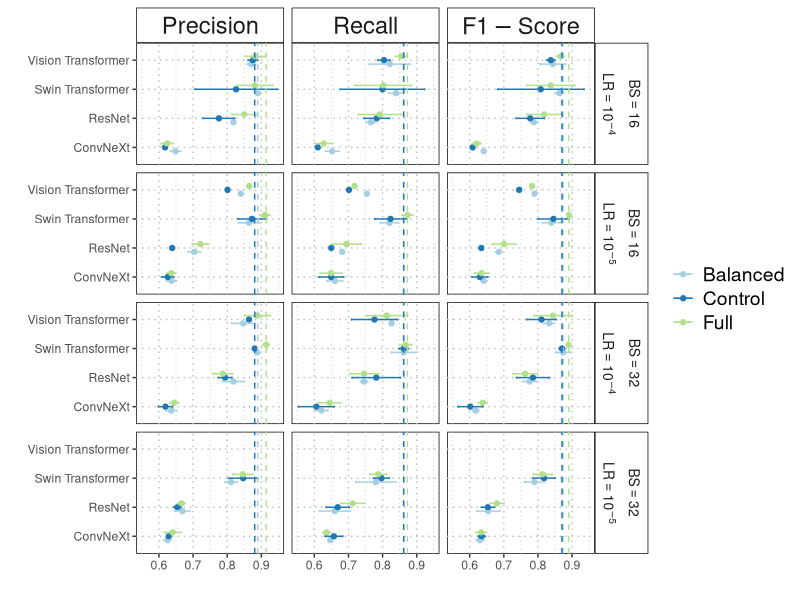

This figure's R source:
library(data.table)
library(dplyr)
library(tidyr)
library(ggplot2)
library(cowplot)

# Fetch minigrid experiment
minigrid_full = fread("outputs/results_minigrid_full.csv")
minigrid_balanced = fread("outputs/results_minigrid_balanced.csv")
minigrid_control = fread("outputs/results_minigrid_control.csv")
minigrid = rbind(mutate(minigrid_full, dataset = "full"),
                 mutate(minigrid_balanced, dataset = "balanced"),
                 mutate(minigrid_control, dataset = "control"))

# Check order
minigridorder <- data.frame(minigrid[minigrid$labels == "weighted avg",])
minigridorder <- minigridorder[order(minigridorder$f1, decreasing = TRUE),]
minigridorder[1:10,]

aggregate(minigridorder[,8], list(minigridorder[,2]), mean)

# Format minigrid raw data
minigrid_formatted = minigrid %>%
  filter(labels == "weighted avg") %>%
  select(-support, -labels, -run_id) %>%
  mutate(batch_size = paste0("BS = ", batch_size), 
         learning_rate = paste0("LR = ", learning_rate), 
         lr_bs = paste0(batch_size, "\n", learning_rate), 
         lr_bs2 = paste0("atop(", batch_size, ", ", gsub("1e", "10\\^", learning_rate), ")"),
         backbone = case_when(
           backbone == "hf_swt_t" ~ "Swin Transformer", 
           backbone == "hf_resnet" ~ "ResNet", 
           backbone == "hf_cnx2_t" ~ "ConvNeXt", 
           backbone == "hf_vit_g16" ~ "Vision Transformer"
         )) %>%
  pivot_longer(names_to = "metric", values_to = "value", 
               cols = c("precision", "recall", "f1-score")) %>%
  group_by(backbone, batch_size, learning_rate, lr_bs, lr_bs2, dataset, metric) %>%
  summarize(mean = mean(value, na.rm = TRUE), 
            sd = sd(value, na.rm = TRUE), 
            n = n()) %>%
  mutate(lwr = mean - sd, upr = mean + sd)

# Make the plot [Figure 2 - Fig_main_minigrid]
plot_minigrid = minigrid_formatted %>%
  # Fix for configuration with no convergence
  rbind(minigrid_formatted %>% filter(backbone == "Vision Transformer" & 
                                        lr_bs == "BS = 16\nLR = 1e-04" &
                                        dataset == "full") %>% 
          mutate(lr_bs = "BS = 16\nLR = 1e-05", lr_bs2 = "atop(BS = 16, LR = 10^-05)",
                 mean = NA, sd = NA, lwr = NA, upr = NA)) %>%
  mutate(metric = stringr::str_to_title(metric), 
         metric = factor(metric, levels = c("Precision", "Recall", "F1-Score"))) %>% 
  mutate(lr_bs2 = gsub("\\=", "\\=\\=", lr_bs2), 
         lr_bs2 = gsub("BS", "\\'BS\\'", lr_bs2), 
         lr_bs2 = gsub("LR", "\\'LR\\'", lr_bs2)) %>%
  mutate(dataset = stringr::str_to_title(dataset)) %>%
  ggplot(aes(x = backbone, y = mean, color = dataset))+
  geom_point(stat="identity", position=position_dodge(0.4))+ 
  geom_errorbar(aes(ymin = lwr, ymax = upr), 
                position = position_dodge(.4), width = 0.2) + 
  facet_grid(lr_bs2 ~ metric, labeller = label_parsed) + 
  geom_hline(data = merge(minigrid_formatted %>%
                            group_by(metric, dataset) %>%
                            summarize(maxi = max(mean)) %>%
                            mutate(metric = stringr::str_to_title(metric), 
                                   metric = factor(metric, levels = c(
                                     "Precision", "Recall", "F1-Score")), 
                                   dataset = stringr::str_to_title(dataset)), 
                          data.frame(lr_bs = unique(minigrid_formatted$lr_bs))), 
             aes(yintercept = maxi, color = dataset), 
             linetype = "dashed") + 
  coord_flip() + 
  #scale_fill_brewer(palette="Paired") + 
  scale_color_brewer(palette="Paired") + 
  xlab("") + ylab("") +
  theme(panel.grid = element_line(colour = "grey", linetype = "dotted"), 
        panel.background = element_rect(color = 'black', fill = 'white'), 
        strip.background = element_rect(color = 'black', fill = 'white'),
        strip.text.x = element_text(size = 17), 
        strip.text.y = element_text(size = 10), 
        legend.key = element_blank(), 
        legend.text = element_text(size = 14), 
        legend.title = element_blank()) 

# Save plot
ggsave("paper/figures/Fig_main_minigrid.pdf", plot_minigrid, width = 20, 
       height = 12, units = "cm", dpi = 600, bg = "white")
